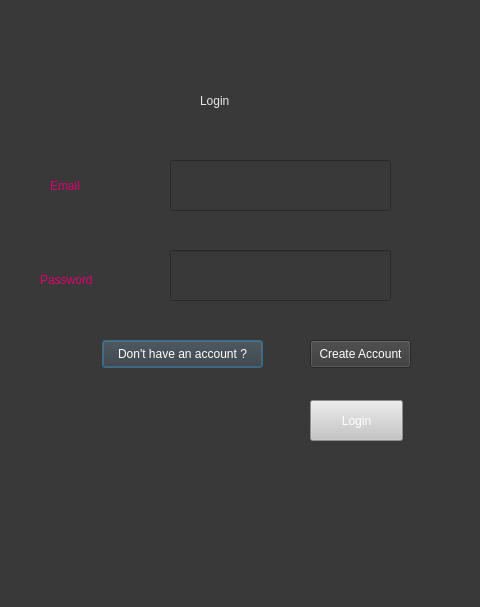
<?xml version="1.0" encoding="UTF-8"?>
<ui version="4.0">
 <class>Dialog</class>
 <widget class="QDialog" name="Dialog">
  <property name="geometry">
   <rect>
    <x>0</x>
    <y>0</y>
    <width>480</width>
    <height>607</height>
   </rect>
  </property>
  <property name="windowTitle">
   <string>Dialog</string>
  </property>
  <property name="styleSheet">
   <string notr="true">background-color:rgb(57, 57, 57)</string>
  </property>
  <widget class="QLabel" name="label">
   <property name="geometry">
    <rect>
     <x>50</x>
     <y>170</y>
     <width>61</width>
     <height>31</height>
    </rect>
   </property>
   <property name="styleSheet">
    <string notr="true">font: 14pt &quot;MS Shell Dlg 2&quot;;color:rgb(223, 0, 111)</string>
   </property>
   <property name="text">
    <string>Email</string>
   </property>
  </widget>
  <widget class="QLabel" name="label_2">
   <property name="geometry">
    <rect>
     <x>40</x>
     <y>270</y>
     <width>101</width>
     <height>20</height>
    </rect>
   </property>
   <property name="styleSheet">
    <string notr="true">font: 14pt &quot;MS Shell Dlg 2&quot;;color:rgb(223, 0, 111)</string>
   </property>
   <property name="text">
    <string>Password</string>
   </property>
  </widget>
  <widget class="QLabel" name="Login">
   <property name="geometry">
    <rect>
     <x>200</x>
     <y>80</y>
     <width>81</width>
     <height>41</height>
    </rect>
   </property>
   <property name="styleSheet">
    <string notr="true">font: 18pt &quot;MS Shell Dlg 2&quot;;color:rgb(231, 231, 231)</string>
   </property>
   <property name="text">
    <string>Login</string>
   </property>
  </widget>
  <widget class="QLineEdit" name="lineEdit">
   <property name="geometry">
    <rect>
     <x>170</x>
     <y>160</y>
     <width>221</width>
     <height>51</height>
    </rect>
   </property>
   <property name="styleSheet">
    <string notr="true">font: 14pt &quot;MS Shell Dlg 2&quot;;color:rgb(255, 255, 255)</string>
   </property>
  </widget>
  <widget class="QLineEdit" name="lineEdit_2">
   <property name="geometry">
    <rect>
     <x>170</x>
     <y>250</y>
     <width>221</width>
     <height>51</height>
    </rect>
   </property>
   <property name="styleSheet">
    <string notr="true">font: 14pt &quot;MS Shell Dlg 2&quot;;color:rgb(255, 255, 255)</string>
   </property>
  </widget>
  <widget class="QPushButton" name="pushButton_3">
   <property name="geometry">
    <rect>
     <x>102</x>
     <y>340</y>
     <width>161</width>
     <height>28</height>
    </rect>
   </property>
   <property name="styleSheet">
    <string notr="true">color:white;
</string>
   </property>
   <property name="text">
    <string>Don't have an account ?</string>
   </property>
  </widget>
  <widget class="QPushButton" name="pushButton_2">
   <property name="geometry">
    <rect>
     <x>310</x>
     <y>340</y>
     <width>101</width>
     <height>28</height>
    </rect>
   </property>
   <property name="styleSheet">
    <string notr="true">color:white;</string>
   </property>
   <property name="text">
    <string>Create Account</string>
   </property>
  </widget>
  <widget class="QPushButton" name="pushButton">
   <property name="geometry">
    <rect>
     <x>310</x>
     <y>400</y>
     <width>93</width>
     <height>41</height>
    </rect>
   </property>
   <property name="styleSheet">
    <string notr="true">background-color:rgb(197, 197, 197);
font: 14pt &quot;MS Shell Dlg 2&quot;;color:rgb(255, 255, 255)</string>
   </property>
   <property name="text">
    <string>Login</string>
   </property>
  </widget>
 </widget>
 <resources/>
 <connections/>
</ui>
